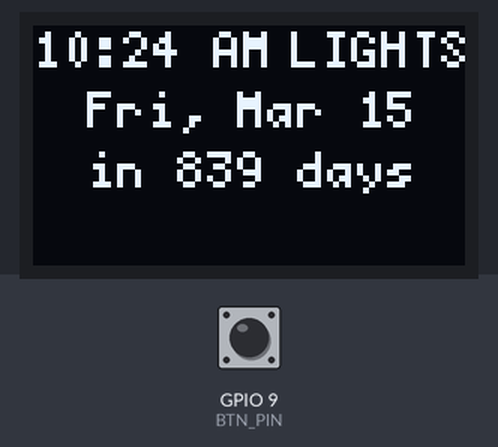
This sketch was run on a simulated ESP32-C3. Shown: 72×40 one-colour display. The inputs (shaded band) are chosen by the test bench; at power-on: GPIO 9 (BTN_PIN) HIGH. WiFi joins after 1.5 s; servers stay silent unless stated; uploads are accepted with an empty reply; the local clock reads 2024-03-15 10:24:30 at power-on unless the sketch sets it; EEPROM starts erased; what the sketch prints to the serial monitor is not drawn.

Above: at 2.7 s.
2.8 s: GPIO 9 (BTN_PIN) pulled LOW for 0.15 s
At 3.7 s:
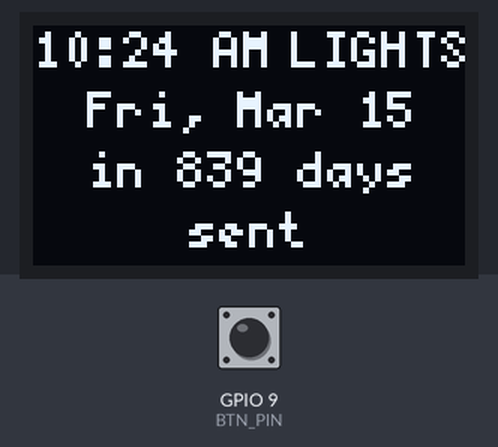
5.9 s: GPIO 9 (BTN_PIN) pulled LOW for 1 s
At 7.9 s:
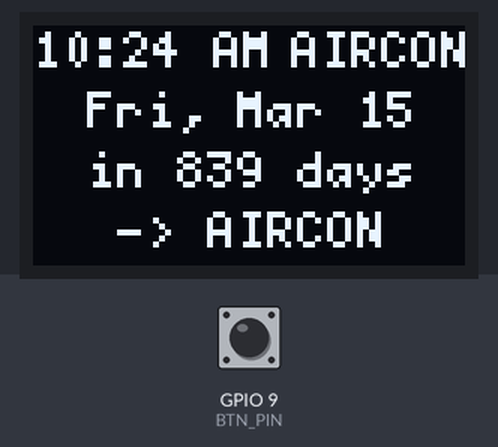
9.9 s: GPIO 9 (BTN_PIN) pulled LOW for 3.2 s
At 12.2 s:
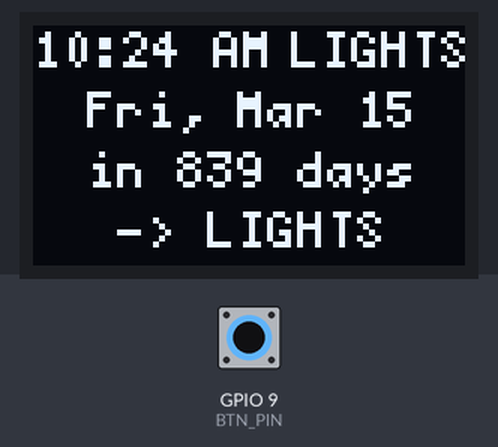
Timing chart, 0 to 13.7 s (numbered marks = the images above; inputs shaded):
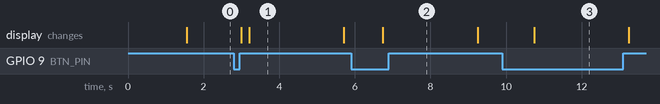

The sketch:

pocket-remote.ino
```cpp
// ===========================================================================
// pocket-remote.ino — ESP32-C3 + 0.42" OLED pocket remote.
// ---------------------------------------------------------------------------
// Battery-powered hand-held remote that talks to BOTH of Charlie's Firebase
// devices over WiFi:
//
//   - autoclicker (servo arm)   -> writes "toggle"          to /autoclicker/command
//   - aircon       (IR or servo) -> writes {"cmd":"click"}   to /aircon/command
//
// ONE BUTTON (the board's built-in BOOT button on GPIO9) does both jobs:
//
//   TAP  (<500 ms)  -> fire the current mode (LIGHTS or AIRCON).
//   HOLD (>=800 ms) -> flip the mode (LIGHTS <-> AIRCON). The new mode is
//                      persisted in NVS so it survives reboots and brown-outs.
//
// What the 72x40 OLED shows (live, refreshes every minute so the clock ticks):
//
//   Row 1 (y=7):  HH:MM ............... LIGHTS   <- time left, mode right
//   Row 2 (y=17): Thu, May 21                    <- day-of-week + date
//   Row 3 (y=27): in 42 days                     <- countdown to 2026-07-02 (Charlie's wedding)
//   Row 4 (y=37): [transient: "sent" / "no wifi" / etc.]
//
// All four rows use the u8g2_font_5x7_tf bitmap font (5x7 px glyphs, ~6 px
// advance) so the line spacing comes out to 10 px and the whole stack lands
// inside the 40 px visible area with a 3 px top/bottom margin.
//
// Time is pulled via NTP after WiFi associates. Philippines doesn't observe
// DST so the GMT offset is a static +8 hours. Until NTP settles the time
// rows show "syncing time..." (which gracefully covers the cold-boot window).
//
// Hardware (single rail, USB-C chargeable, no battery sense, no boost):
//
//   LiPo 3.7 V 1000 mAh  ->  TP4056 B+/B-           (protection + charging)
//   TP4056 OUT+/OUT-     ->  ESP32-C3 5V / GD       (LDO drops to 3.3 V)
//   USB-C charge cable   ->  TP4056 USB-C           (NOT the ESP32's own port)
//   BOOT button          ->  GPIO9, INPUT_PULLUP    (already on the board)
//   OLED                 ->  GPIO5 (SDA) / GPIO6 (SCL), already on the board
//
// You CAN keep using the device while it is plugged in -- the TP4056 with the
// DW01 protection IC powers the load and tops the battery up at the same time.
//
// Board: "ESP32C3 Dev Module"   USB CDC On Boot: Enabled
// Baud:  115200
// ===========================================================================

#include <WiFi.h>
#include <WiFiMulti.h>
#include <HTTPClient.h>
#include <Preferences.h>
#include <Wire.h>
#include <U8g2lib.h>
#include <time.h>

// --- WiFi --------------------------------------------------------------------
WiFiMulti wifiMulti;

// --- Firebase RTDB endpoints -------------------------------------------------
const char* CLICK_URL =
  "https://test-database-55379-default-rtdb.asia-southeast1.firebasedatabase.app"
  "/autoclicker/command.json";
const char* AC_URL =
  "https://test-database-55379-default-rtdb.asia-southeast1.firebasedatabase.app"
  "/aircon/command.json";

// --- OLED --------------------------------------------------------------------
U8G2_SSD1306_72X40_ER_F_HW_I2C oled(U8G2_R0, U8X8_PIN_NONE);
const int OLED_SDA = 5;
const int OLED_SCL = 6;

// --- Pins / timing -----------------------------------------------------------
const int BTN_PIN       = 9;       // BOOT button (active LOW, INPUT_PULLUP)
const unsigned long DEBOUNCE_MS    = 30;
const unsigned long TAP_MAX_MS     = 500;
const unsigned long HOLD_MS        = 800;
const unsigned long STATUS_HOLD_MS = 2500;

// --- Wedding countdown target (2026-07-02 PHT) -------------------------------
// Charlie + Karla's wedding day. Day-zero shows "WEDDING DAY", anything past
// shows "+Nd married" so the device stays useful past the date.
const int WED_YEAR  = 2026;
const int WED_MONTH = 7;    // 1-based for readability; converted at use site
const int WED_DAY   = 2;

// Operating modes ------------------------------------------------------------
// NVS uint8: 0 = LIGHTS (was MODE_CLICK in earlier sketches), 1 = AIRCON.
// The numeric values are preserved across the rename so existing NVS state
// from earlier firmware versions still loads correctly.
enum Mode { MODE_LIGHTS = 0, MODE_AIRCON = 1 };
Mode currentMode = MODE_LIGHTS;

Preferences prefs;

// Button state machine --------------------------------------------------------
bool          btnPressed   = false;
unsigned long btnDownAt    = 0;
unsigned long btnLastEdge  = 0;
int           btnLastLevel = HIGH;
bool          holdFired    = false;

// OLED status (bottom row) ----------------------------------------------------
// Transient messages (sent / fail / mode flip) win for STATUS_HOLD_MS, then
// the row reverts to a WiFi-derived default ("" when online, "no wifi" when
// offline). This keeps the bottom row meaningful without it being chatty.
String        transientMsg   = "";
unsigned long transientUntil = 0;
bool          needsRedraw    = true;

// ----------------------------------------------------------------------------
// NVS-backed mode persistence
// ----------------------------------------------------------------------------
void loadMode() {
  prefs.begin("remote", true);
  uint8_t m = prefs.getUChar("mode", MODE_LIGHTS);
  prefs.end();
  currentMode = (m == MODE_AIRCON) ? MODE_AIRCON : MODE_LIGHTS;
}

void saveMode() {
  prefs.begin("remote", false);
  prefs.putUChar("mode", (uint8_t)currentMode);
  prefs.end();
}

// ----------------------------------------------------------------------------
// Transient status helper -- "sent", "fail", "-> AIRCON", etc. expire after
// STATUS_HOLD_MS and the row falls back to a WiFi-derived default.
// ----------------------------------------------------------------------------
void flashStatus(const String& s) {
  transientMsg   = s;
  transientUntil = millis() + STATUS_HOLD_MS;
  needsRedraw    = true;
}

// ----------------------------------------------------------------------------
// OLED rendering -- 5x7 font for all four rows. Time row left-aligned, mode
// label right-aligned so they read as two distinct things at a glance.
// ----------------------------------------------------------------------------
static const char* DOW_NAMES[] = {"Sun","Mon","Tue","Wed","Thu","Fri","Sat"};
static const char* MON_NAMES[] = {"Jan","Feb","Mar","Apr","May","Jun","Jul",
                                  "Aug","Sep","Oct","Nov","Dec"};

void drawScreen() {
  oled.clearBuffer();
  oled.setFont(u8g2_font_5x7_tf);

  time_t now = time(nullptr);
  struct tm lt;
  // Epoch > 2023-11 sentinel means NTP has synced. Pre-sync, time() returns
  // a small number (seconds since boot or the 1970 epoch) and we surface
  // "syncing time..." instead of nonsense like "00:00 Thu, Jan 1".
  bool haveTime = (now > 1700000000);
  if (haveTime) localtime_r(&now, &lt);

  const char* modeLabel = (currentMode == MODE_LIGHTS) ? "LIGHTS" : "AIRCON";

  // ---- Row 1 (y=7): time (left, 12 h w/ AM/PM) + mode (right) -------------
  char timeBuf[12];
  if (haveTime) {
    int h12 = lt.tm_hour % 12;
    if (h12 == 0) h12 = 12;
    const char* ampm = (lt.tm_hour < 12) ? "AM" : "PM";
    snprintf(timeBuf, sizeof(timeBuf), "%d:%02d %s", h12, lt.tm_min, ampm);
  } else {
    strcpy(timeBuf, "--:--");
  }
  oled.drawStr(0, 7, timeBuf);
  int mw = oled.getStrWidth(modeLabel);
  oled.drawStr(72 - mw, 7, modeLabel);

  // ---- Row 2 (y=17): day-of-week + date ------------------------------------
  char row2[20];
  if (haveTime) {
    snprintf(row2, sizeof(row2), "%s, %s %d",
             DOW_NAMES[lt.tm_wday], MON_NAMES[lt.tm_mon], lt.tm_mday);
  } else {
    strcpy(row2, "syncing time...");
  }
  {
    int w = oled.getStrWidth(row2);
    oled.drawStr((72 - w) / 2, 17, row2);
  }

  // ---- Row 3 (y=27): days until 2026-07-02 PHT -----------------------------
  // mktime() interprets the struct tm as local time, which (after configTime
  // with a +8 h offset) is PHT. We zero today's clock too so both sides of
  // the subtraction are midnights and the diff is whole days.
  char row3[20];
  if (haveTime) {
    struct tm today = lt;
    today.tm_hour = 0; today.tm_min = 0; today.tm_sec = 0; today.tm_isdst = 0;
    time_t todayMid = mktime(&today);
    struct tm target = {0};
    target.tm_year  = WED_YEAR  - 1900;
    target.tm_mon   = WED_MONTH - 1;     // tm_mon is 0-indexed
    target.tm_mday  = WED_DAY;
    target.tm_isdst = 0;
    time_t targetMid = mktime(&target);
    long days = (long)((targetMid - todayMid) / 86400);
    if      (days  > 1) snprintf(row3, sizeof(row3), "in %ld days", days);
    else if (days == 1) strcpy(row3, "tomorrow!");
    else if (days == 0) strcpy(row3, "WEDDING DAY");
    else                snprintf(row3, sizeof(row3), "+%ldd married", -days);
  } else {
    row3[0] = '\0';
  }
  if (row3[0]) {
    int w = oled.getStrWidth(row3);
    oled.drawStr((72 - w) / 2, 27, row3);
  }

  // ---- Row 4 (y=37): transient status or WiFi fallback ---------------------
  String row4;
  if (transientUntil > millis() && transientMsg.length() > 0) {
    row4 = transientMsg;
  } else if (WiFi.status() != WL_CONNECTED) {
    row4 = "no wifi";
  } else {
    row4 = "";
  }
  if (row4.length() > 0) {
    if (row4.length() > 14) row4 = row4.substring(0, 14);
    int sw = oled.getStrWidth(row4.c_str());
    oled.drawStr((72 - sw) / 2, 37, row4.c_str());
  }

  oled.sendBuffer();
}

// ----------------------------------------------------------------------------
// Firebase writes
// ----------------------------------------------------------------------------
bool putJson(const char* url, const char* body) {
  if (WiFi.status() != WL_CONNECTED) return false;
  HTTPClient http;
  if (!http.begin(url)) return false;
  http.addHeader("Content-Type", "application/json");
  int code = http.PUT(body);
  http.end();
  return (code >= 200 && code < 300);
}

bool fireLights() { return putJson(CLICK_URL, "\"toggle\""); }
bool fireAircon() { return putJson(AC_URL,    "{\"cmd\":\"click\"}"); }

// ----------------------------------------------------------------------------
// Tap / hold dispatch
// ----------------------------------------------------------------------------
void doTap() {
  if (WiFi.status() != WL_CONNECTED) {
    flashStatus("no wifi");
    return;
  }
  flashStatus("sending...");
  drawScreen();    // immediate feedback during the PUT (~100-300 ms)
  bool ok = (currentMode == MODE_LIGHTS) ? fireLights() : fireAircon();
  flashStatus(ok ? "sent" : "fail");
}

void doHold() {
  currentMode = (currentMode == MODE_LIGHTS) ? MODE_AIRCON : MODE_LIGHTS;
  saveMode();
  flashStatus(currentMode == MODE_LIGHTS ? "-> LIGHTS" : "-> AIRCON");
  Serial.printf("Mode flipped to %s\n",
                currentMode == MODE_LIGHTS ? "LIGHTS" : "AIRCON");
}

// ----------------------------------------------------------------------------
// Button polling -- debounced tap / hold state machine on GPIO9 (BOOT).
// ----------------------------------------------------------------------------
void readButton() {
  int level = digitalRead(BTN_PIN);
  unsigned long now = millis();

  if (level != btnLastLevel) {
    btnLastLevel = level;
    btnLastEdge  = now;
    return;
  }
  if (now - btnLastEdge < DEBOUNCE_MS) return;

  bool nowPressed = (level == LOW);
  if (nowPressed != btnPressed) {
    btnPressed = nowPressed;
    if (btnPressed) {
      btnDownAt = now;
      holdFired = false;
    } else {
      unsigned long heldFor = now - btnDownAt;
      if (!holdFired && heldFor <= TAP_MAX_MS) doTap();
    }
  } else if (btnPressed && !holdFired && (now - btnDownAt >= HOLD_MS)) {
    holdFired = true;
    doHold();
  }
}

// ----------------------------------------------------------------------------
// Setup / loop
// ----------------------------------------------------------------------------
void setup() {
  Serial.begin(115200);

  Wire.setPins(OLED_SDA, OLED_SCL);
  oled.begin();
  oled.setBusClock(400000);
  oled.clearBuffer();
  oled.setFont(u8g2_font_5x7_tf);
  oled.drawStr(0, 10, "Pocket");
  oled.drawStr(0, 20, "Remote");
  oled.drawStr(0, 36, "booting...");
  oled.sendBuffer();

  pinMode(BTN_PIN, INPUT_PULLUP);
  loadMode();

  wifiMulti.addAP("CharLa", "Kahitano1!");
  wifiMulti.addAP("CAYNO", "lokomoko");
  wifiMulti.addAP("Chaelri", "charlie24");

  WiFi.mode(WIFI_STA);

  unsigned long t0 = millis();
  while (wifiMulti.run() != WL_CONNECTED && millis() - t0 < 15000) {
    delay(250);
    Serial.print('.');
  }
  Serial.println();
  if (WiFi.status() == WL_CONNECTED) {
    Serial.printf("WiFi: %s  IP: %s\n",
                  WiFi.SSID().c_str(), WiFi.localIP().toString().c_str());
    // NTP: Manila is GMT+8, no DST. Pool + Google as fallback so a flaky
    // pool server doesn't leave the clock stuck on "syncing time...".
    configTime(8 * 3600, 0, "pool.ntp.org", "time.google.com");
  } else {
    Serial.println("WiFi join failed -- will keep retrying in loop()");
  }

  drawScreen();
}

void loop() {
  readButton();

  // Auto-redraw when the minute changes so the on-screen clock ticks live.
  // Cheaper than a 1 Hz timer: we just compare against the last-rendered
  // minute and flag a redraw if it has rolled over.
  static int lastDrawnMin = -1;
  time_t now = time(nullptr);
  if (now > 1700000000) {
    struct tm lt;
    localtime_r(&now, &lt);
    if (lt.tm_min != lastDrawnMin) {
      lastDrawnMin = lt.tm_min;
      needsRedraw = true;
    }
  }

  // Expire transient status (sent / fail / mode flip) back to the WiFi
  // default so the bottom row doesn't sit on stale text.
  if (transientUntil > 0 && millis() > transientUntil) {
    transientUntil = 0;
    needsRedraw    = true;
  }

  // Cheap WiFi recovery -- wifiMulti.run() re-associates if it can.
  static unsigned long lastWifiCheck = 0;
  if (WiFi.status() != WL_CONNECTED && millis() - lastWifiCheck > 10000) {
    lastWifiCheck = millis();
    wifiMulti.run();
    needsRedraw = true;
  }

  if (needsRedraw) {
    needsRedraw = false;
    drawScreen();
  }

  delay(5);
}
```

Measured:
- after the input at 2.8 s, the display: first changes after 0.19 s (image 1 shows a later state)
- after the input at 5.9 s, the display: changes after 0.84 s (image 2)
- after the input at 9.9 s, the display: changes after 0.84 s (image 3)
- what the display in image 1 shows lasts 2.5 s, from 3.2 s to 5.7 s
